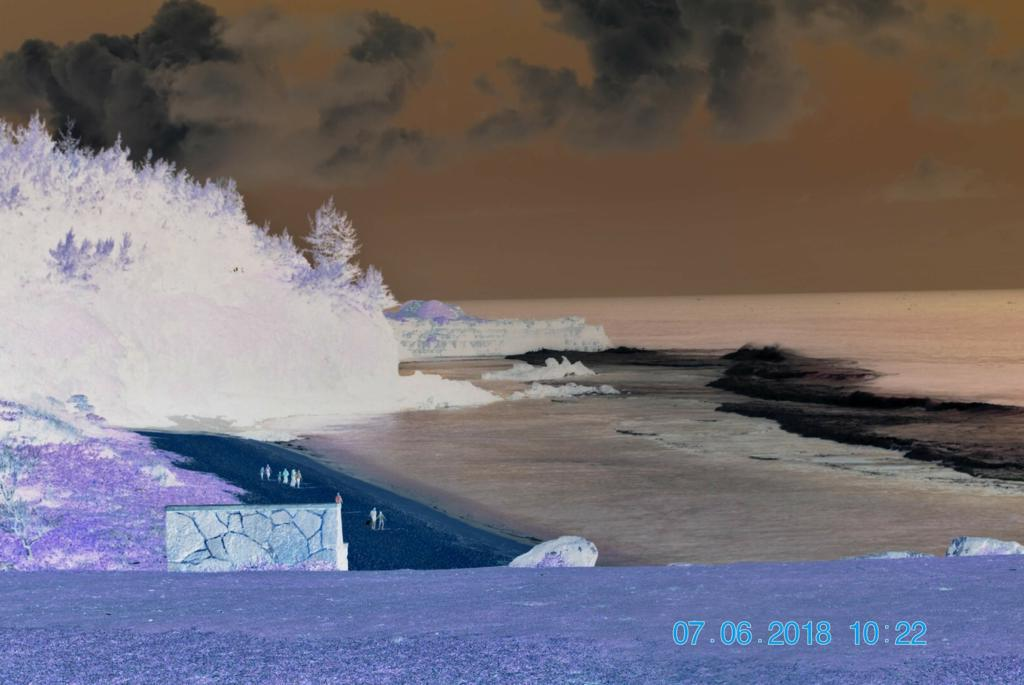
#> input picture images/inverted.jpeg, 1024 x 685 px, found by its file name
$ jupyter execute color_inversion_optical_illusion.ipynb
#> lines starting #> are read from the running program, lines starting #| are printed output that depends on the picture
<a href="https://colab.research.google.com/github/shubhaankargupta/color-inversion-optical-illusion/blob/main/color_inversion_optical_illusion.ipynb" target="_parent"></a>

### **Generating chromatic inversion-induced optical illusions using PIL**
In this colab notebook, we present a fully automated method to generate an optical illusion gif. More information given in the repository below!
Made by:
> [Shubhankar Gupta](https://github.com/guptashubhankar06) - Delhi Public School RK Puram

> [Dr. Bernhard Egger](https://github.com/BernhardEgger) - Massachusetts Institute of Technology

[View more about it on GitHub](https://github.com/guptashubhankar06/imageprocessing)</a></td>

[Run in Google Colab](https://colab.research.google.com/drive/1wpE8RGPLfCFGWVP3B3LRGi7sjrFSqIlz?usp=sharing)</a></td>

[cell 1]
from PIL import Image, ImageOps, ImageDraw

def make_gif(imgpath):
    frames = []
    image = Image.open(imgpath)
    imgGray = image.convert('L')
    draw2 = ImageDraw.Draw(imgGray)

    wbw, hbw = imgGray.size
    x = 0
    y = hbw/1.1
    offset = 0
    for number in range(wbw//30):
        offset += 30
        image = Image.open(imgpath)
        inverted = ImageOps.invert(image)
        draw = ImageDraw.Draw(inverted)
        w1, h1 = inverted.size

        widthofbar = h1 // 40

        step = 10
        for n in range(step, w1, step):
            for p in range(step, h1 - step, step):
                draw.point((n, p))
        draw.ellipse((w1 / 2 - 5, h1 / 2 - 5, w1 / 2 + 5, h1 / 2 + 5), fill=(0, 0, 0))
        frames.append(inverted)
        draw.line((x, y, x + offset, y), fill="white", width=widthofbar)
        x += 00
        y += 00
    step = 10
    for n in range(step, wbw, step):
        for x in range(step, hbw - step, step):
            draw2.point((n, x), fill="yellow")
    for i in range(20):
        frames.append(imgGray)


    duration = 240000/wbw
    frame_one = frames[0]
    frame_one.save("illusion.gif", format="GIF", append_images=frames,
                   save_all=True, duration=duration, quality=70, loop = 0)

Run the code below to upload a file and make the illusion. **ONLY .JPEG FILES ARE ACCEPTED**

[cell 2]
from google.colab import files
img = files.upload()
#> the answer given: inverted.jpeg
for i in img:
    pathname = '/content/%s'%i
make_gif(pathname)
#> in make_gif, image is the input picture: PIL image 1024x685 RGB; mean R, G, B 115.5, 109.9, 117
#> in make_gif, `imgGray = image.convert('L')`:
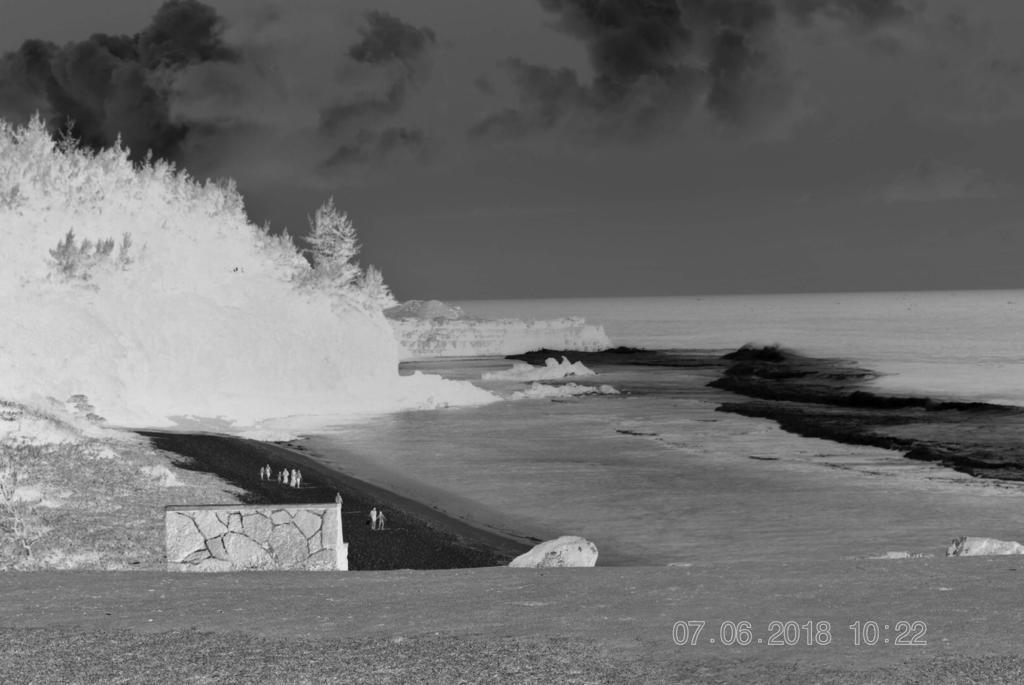
#> imgGray: PIL image 1024x685 L; min 0, max 237, mean 112.4
#> in make_gif, `inverted = ImageOps.invert(image)`:
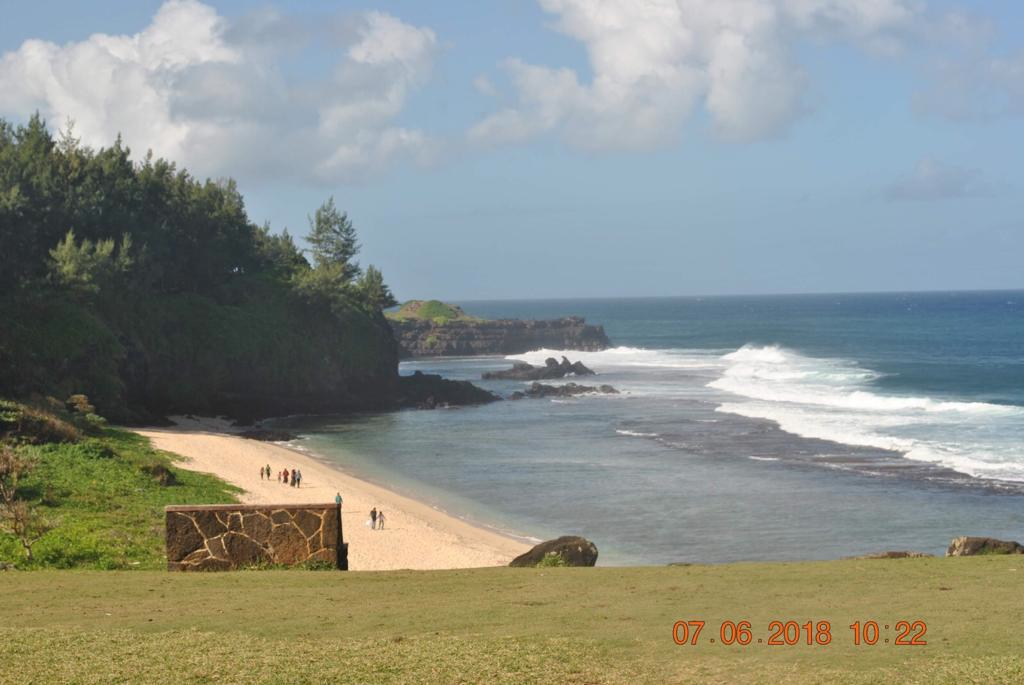
#> inverted: PIL image 1024x685 RGB; mean R, G, B 139.5, 145.1, 138
#> in make_gif, `step = 10`: step = 10
